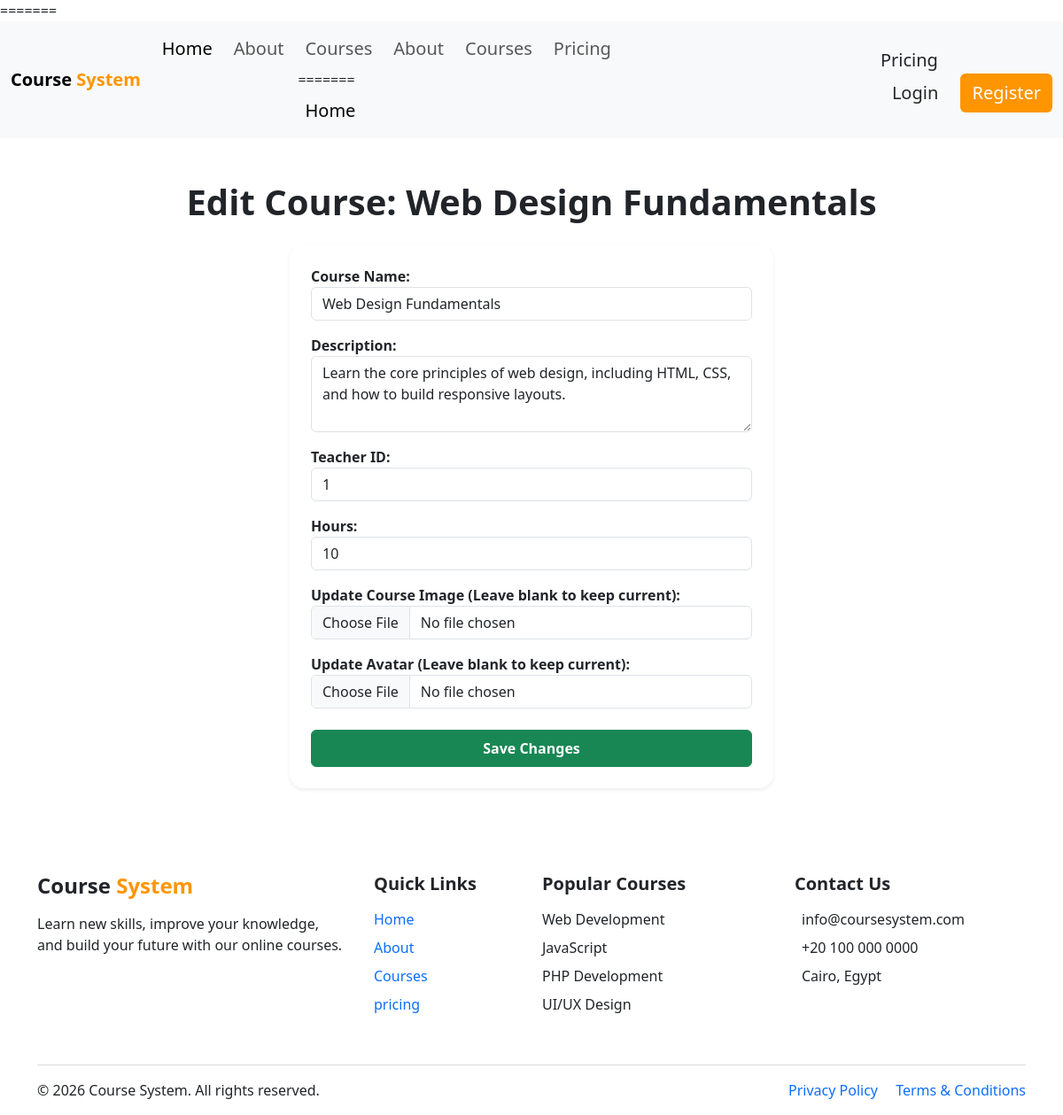
/courses/edit.php?id=0, run on the app's committed database.
### tables this page shows
CREATE TABLE `courses` (
  `id` int(11) NOT NULL,
  `name` varchar(100) NOT NULL,
  `hours` int(11) NOT NULL,
  `teacher_id` int(11) NOT NULL,
  `image` varchar(255) NOT NULL,
  `avatar` varchar(255) NOT NULL,
  `description` text NOT NULL
);

### courses/connect.php (called while the page is built, shortened)
<?php
class connect
{
    private $db;
    public function __construct()
    {
        $this->db = new PDO("mysql:host=localhost;dbname=course_system", "root", "");
    }
    public function selectOne($table, $id)
    {
        $stmt = $this->db->prepare("SELECT * FROM $table WHERE id = ?");
        $stmt->execute([$id]);
        return $stmt->fetch(PDO::FETCH_ASSOC);
    }
}

### courses/edit.php (the view, shortened to what this page needs)
<?php
include_once "../header.php";
include_once "connect.php";
$objCon = new connect();
if (isset($_GET["id"])) {
    $course = $objCon->selectOne("courses", $_GET["id"]);
?>
    <div class="container my-5">
        <h1 class="text-center fw-bold mb-4">Edit Course: <?= $course["name"] ?></h1>
        <div class="row justify-content-center">
            <div class="col-md-6">
                <form action="" method="POST" enctype="multipart/form-data" class="card p-4 shadow-sm border-0 rounded-4">
                    <div class="mb-3">
                        <label class="fw-bold">Course Name:</label>
                        <input class="form-control" type="text" name="name" value="<?= $course["name"] ?>" required>
                    </div>
                    <div class="mb-3">
                        <label class="fw-bold">Description:</label>
                        <textarea class="form-control" name="description" rows="3" required><?= $course["description"] ?></textarea>
                    </div>
                    <div class="mb-3">
                        <label class="fw-bold">Teacher ID:</label>
                        <input class="form-control" type="number" name="teacher_id" value="<?= $course["teacher_id"] ?>" required>
                    </div>
                    <div class="mb-3">
                        <label class="fw-bold">Hours:</label>
                        <input class="form-control" type="number" name="hours" value="<?= $course["hours"] ?>" required>
                    </div>
                    <div class="mb-3">
                        <label class="fw-bold">Update Course Image (Leave blank to keep current):</label>
                        <input class="form-control" type="file" name="image">
                    </div>
                    <div class="mb-4">
                        <label class="fw-bold">Update Avatar (Leave blank to keep current):</label>
                        <input class="form-control" type="file" name="avatar">
                    </div>
                    <button class="btn btn-success w-100 fw-bold py-2" type="submit">Save Changes</button>
                </form>
            </div>
        </div>
    </div>
<?php
}
include_once "../footer.php";
?>

### data on the page
courses: name "Web Design Fundamentals", description "Learn the core principles of web design, including HTML, CSS, and how to build responsive layouts.", teacher_id "1", hours "10"
